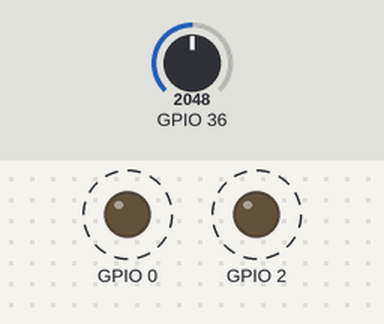
Recording of a sketch running on a simulated ESP32. Parts: output pins drawn as LEDs (lit = HIGH). Dashed ring = blinking. The inputs (shaded band) are chosen by the test bench; at power-on: GPIO 36 = 2048. What the sketch prints to the serial monitor is not drawn.

Above: at 1.8 s.
1.9 s: GPIO 36 set to 835
5.4 s: GPIO 36 set to 731
At 6.7 s:
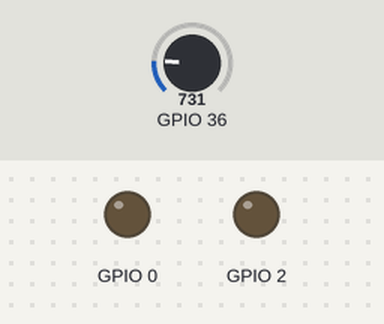
7.0 s: GPIO 36 set to 840
At 7.4 s:
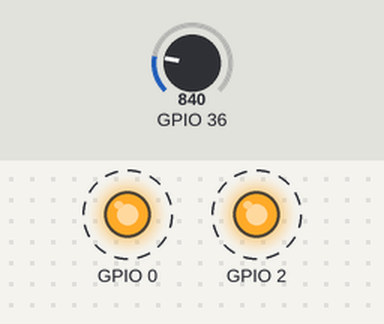
11.0 s: GPIO 36 set to 760
At 11.8 s:
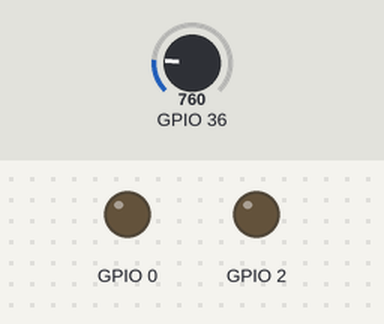
Timing chart, 0 to 13.5 s (numbered marks = the images above; inputs shaded):
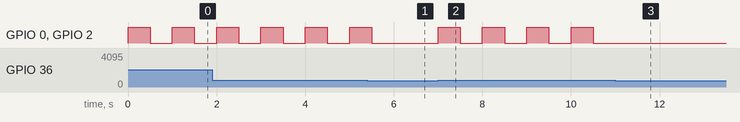

The sketch:

Project_24_Water_Alarm.ino
```cpp
//**********************************************************************************
/*
 * 名称   : Water_Alarm
 * 功能   : 水滴传感器控制LED和蜂鸣器
 * 作者   : http://www.keyes-robot.com/
*/
int item = 0;
void setup() {
  Serial.begin(115200); //设置串口波特率为115200
  pinMode(36, INPUT);    //将水滴传感器连接到GPIO36上，并设置为输入模式
  pinMode(2, OUTPUT);  //将LED连接到GPIO2上，并设置为输出模式
  pinMode(0, OUTPUT); //将有源蜂鸣器连接到GPIO0上，并设置为输出模式
}

void loop() {
  item = analogRead(36);   //水滴传感器读取水量大小，将读取到模拟值赋予变量Item
  Serial.println(item);  //串口打印水滴传感器输出的模拟信号
  if (item > 800) {  //模拟值大于800
    digitalWrite(0, HIGH); //打开蜂鸣器
    digitalWrite(2, HIGH);  //打开LED
    delay(500);  //延迟 500ms
    digitalWrite(0, LOW);  //关闭蜂鸣器
    digitalWrite(2, LOW);  //关闭LED
    delay(500);  //延迟 500ms
  } else {  //否则，模拟值不大于800
    digitalWrite(0, LOW); //关闭蜂鸣器
    digitalWrite(2, LOW);  //关闭LED
  }
}
//**********************************************************************************
```

Measured:
- the behaviour switches between 801 and 800 on GPIO 36 (found by bisection; images 0 and 1)
- after the input at 5.4 s, GPIO 0, GPIO 2: goes on until 5.5 s, then stays LOW
- after the input at 7.0 s, GPIO 0, GPIO 2: alternates HIGH for 0.50 s and LOW for 0.50 s, starting at once
- after the input at 11.0 s, GPIO 0, GPIO 2: stops changing and stays LOW
- by itself, GPIO 0, GPIO 2: alternates HIGH for 0.50 s and LOW for 0.50 s
